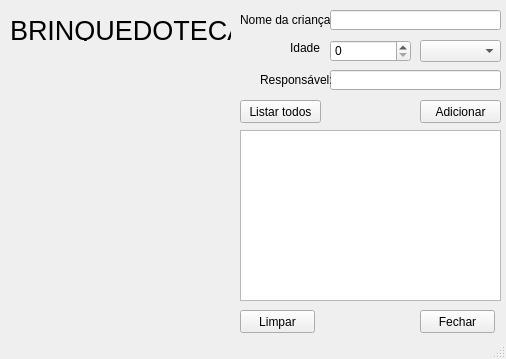
<?xml version="1.0" encoding="UTF-8"?>
<ui version="4.0">
 <class>brinquedoteca</class>
 <widget class="QMainWindow" name="brinquedoteca">
  <property name="geometry">
   <rect>
    <x>0</x>
    <y>0</y>
    <width>506</width>
    <height>359</height>
   </rect>
  </property>
  <property name="windowTitle">
   <string>MainWindow</string>
  </property>
  <widget class="QWidget" name="centralwidget">
   <widget class="QLabel" name="lb_nome">
    <property name="geometry">
     <rect>
      <x>240</x>
      <y>10</y>
      <width>91</width>
      <height>20</height>
     </rect>
    </property>
    <property name="text">
     <string>Nome da criança:</string>
    </property>
   </widget>
   <widget class="QLabel" name="lb_idade">
    <property name="geometry">
     <rect>
      <x>290</x>
      <y>40</y>
      <width>31</width>
      <height>16</height>
     </rect>
    </property>
    <property name="text">
     <string>Idade:</string>
    </property>
   </widget>
   <widget class="QLabel" name="lb_titulo">
    <property name="geometry">
     <rect>
      <x>10</x>
      <y>20</y>
      <width>221</width>
      <height>21</height>
     </rect>
    </property>
    <property name="font">
     <font>
      <pointsize>20</pointsize>
     </font>
    </property>
    <property name="text">
     <string>BRINQUEDOTECA</string>
    </property>
   </widget>
   <widget class="QLineEdit" name="le_nome">
    <property name="geometry">
     <rect>
      <x>330</x>
      <y>10</y>
      <width>171</width>
      <height>20</height>
     </rect>
    </property>
   </widget>
   <widget class="QPushButton" name="btn_adicionar">
    <property name="geometry">
     <rect>
      <x>420</x>
      <y>100</y>
      <width>81</width>
      <height>23</height>
     </rect>
    </property>
    <property name="text">
     <string>Adicionar</string>
    </property>
   </widget>
   <widget class="QListWidget" name="lista">
    <property name="geometry">
     <rect>
      <x>240</x>
      <y>130</y>
      <width>261</width>
      <height>171</height>
     </rect>
    </property>
   </widget>
   <widget class="QPushButton" name="btn_limpar">
    <property name="geometry">
     <rect>
      <x>240</x>
      <y>310</y>
      <width>75</width>
      <height>23</height>
     </rect>
    </property>
    <property name="text">
     <string>Limpar</string>
    </property>
   </widget>
   <widget class="QPushButton" name="btn_fechar">
    <property name="geometry">
     <rect>
      <x>420</x>
      <y>310</y>
      <width>75</width>
      <height>23</height>
     </rect>
    </property>
    <property name="text">
     <string>Fechar</string>
    </property>
   </widget>
   <widget class="QPushButton" name="btn_listar">
    <property name="geometry">
     <rect>
      <x>240</x>
      <y>100</y>
      <width>81</width>
      <height>23</height>
     </rect>
    </property>
    <property name="text">
     <string>Listar todos</string>
    </property>
   </widget>
   <widget class="QSpinBox" name="sp_idade">
    <property name="geometry">
     <rect>
      <x>330</x>
      <y>40</y>
      <width>81</width>
      <height>22</height>
     </rect>
    </property>
   </widget>
   <widget class="QLabel" name="lb_imagem">
    <property name="geometry">
     <rect>
      <x>10</x>
      <y>100</y>
      <width>221</width>
      <height>201</height>
     </rect>
    </property>
    <property name="styleSheet">
     <string notr="true">border:4 px; border-radius:2 px;</string>
    </property>
    <property name="text">
     <string/>
    </property>
    <property name="pixmap">
     <pixmap>brinquedoteca parte um/1e9fa386304c70f0532785a2f4baa235.jpg</pixmap>
    </property>
    <property name="scaledContents">
     <bool>true</bool>
    </property>
   </widget>
   <widget class="QLineEdit" name="le_nome_2">
    <property name="geometry">
     <rect>
      <x>330</x>
      <y>70</y>
      <width>171</width>
      <height>20</height>
     </rect>
    </property>
    <property name="text">
     <string/>
    </property>
   </widget>
   <widget class="QLabel" name="lb_nome_2">
    <property name="geometry">
     <rect>
      <x>260</x>
      <y>70</y>
      <width>71</width>
      <height>20</height>
     </rect>
    </property>
    <property name="text">
     <string>Responsável:</string>
    </property>
   </widget>
   <widget class="QComboBox" name="cb_filtro">
    <property name="geometry">
     <rect>
      <x>420</x>
      <y>40</y>
      <width>81</width>
      <height>22</height>
     </rect>
    </property>
    <property name="toolTip">
     <string extracomment="Filtro"/>
    </property>
    <property name="statusTip">
     <string extracomment="Filtro"/>
    </property>
    <property name="whatsThis">
     <string extracomment="Filtro"/>
    </property>
    <property name="accessibleName">
     <string extracomment="Filtro"/>
    </property>
    <property name="editable">
     <bool>false</bool>
    </property>
    <property name="currentText">
     <string comment="Filtro" extracomment="Filtro"/>
    </property>
   </widget>
  </widget>
  <widget class="QStatusBar" name="statusbar"/>
 </widget>
 <resources/>
 <connections/>
</ui>
